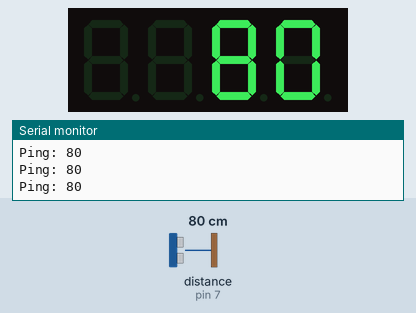
The sketch below on a simulated Arduino Uno, built with avr-gcc and run on an emulated ATmega328P. Parts: 4-digit seven-segment display, the last lines printed to the serial monitor. The test bench sets the inputs (shaded band); at power-on: distance to the obstacle (sensor on pin 7) 80 cm.

Above: at 1.2 s.
1.3 s: distance to the obstacle (sensor on pin 7) set to 2 cm
At 2.6 s:
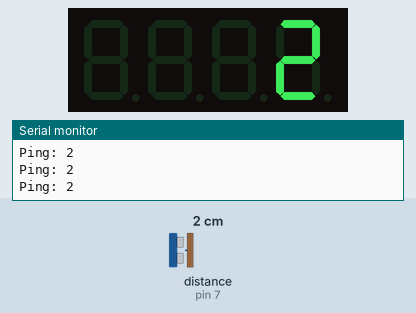
2.9 s: distance to the obstacle (sensor on pin 7) set to 4 cm
At 3.6 s:
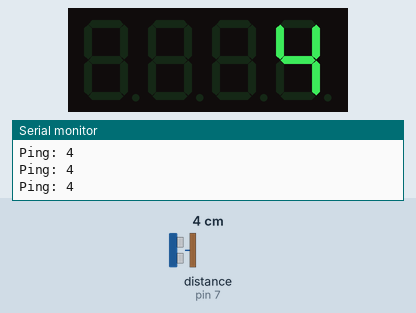
4.5 s: distance to the obstacle (sensor on pin 7) set to 9 cm
At 5.6 s:
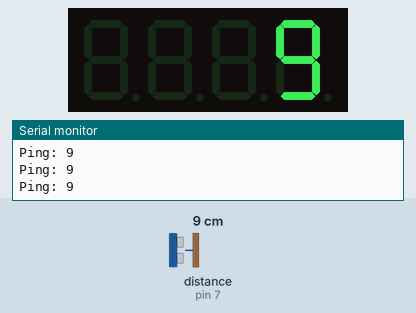
Timing chart, 0 to 7.5 s (numbered marks = the images above; inputs shaded):
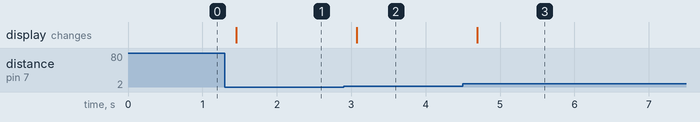

The sketch:

makeblock_sensor_display.ino
```cpp
// (licence header left out)
#include <Makeblock.h>
#include <Arduino.h>
#include <SoftwareSerial.h>
#include <Wire.h>

Me7SegmentDisplay disp(PORT_6);
MeUltrasonicSensor ultraSensor(PORT_7); //Ultrasonic module can ONLY be connected to port 3, 4, 6, 7, 8 of base shield.
int distance=0;

void setup()
{
	Serial.begin(9600);

}

void loop()
{
  distance=ultraSensor.distanceCm();
	Serial.print("Ping: ");
  Serial.println(distance);
  disp.display(distance);
	delay(200);// the minimal measure interval is 100 milliseconds
}
```

Measured:
- after the input at 1.3 s, the display: changes after 0.15 s (image 1)
- after the input at 2.9 s, the display: changes after 0.17 s (image 2)
- after the input at 4.5 s, the display: changes after 0.19 s (image 3)
